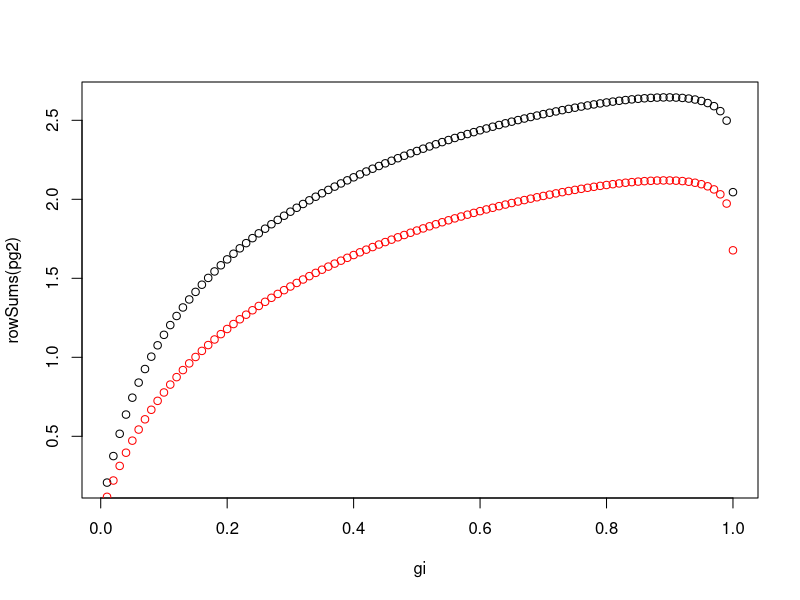

Write R code to recreate this figure. (Note: this script raises an error after producing the figure.)
P = c(0.3,0.7) #Environment
X = c(0.5,0.5) #Uniform
X2 = P #Proportionate
R = c(30, 15) #Reproduction

#Uniform 
e1 = P*log(R)       
ce = P*log(X)  
sum(e1+ce)

#Proportionate 
ce2 = P*log(X2) 
sum(e1+ce2) 
Dkl=sum(P*log(P/X) ) 

#Information section:
pec = matrix( c(0.98,0.02,0.03,0.97),2,2) #Conditional probs of E                                                                                          
xec=pec     #Conditional probs of pop
#Make a joint distribution table so that both sets of marginals = P
jec = matrix(c(0.294, 0.006, 0.021, 0.679),2,2) 
rec = matrix(c(30,15), 2,2) #Reproduction as a table
cc=matrix(colSums(jec),2,2, byrow=T)  #The cue as a matrix

#Calculate this two different ways. From full equation: 
s1 = (pec*log(xec*rec))  
rho1 = sum(colSums(jec)*rowSums(s1) ) 

#From fitness and info components. Note Dkl = 0 because xec = pec
f1 = sum(rowSums(jec)*log(rec[,1]) )
HEC = -sum(jec*(log(jec/cc))) #Conditional entropy
HCC = -sum(cc*pec*(log(xec))) #Conditional cross entropy
rho2 = f1-HEC

#Written out!
cc[1,1]*pec[1,1]*log(xec[1,1]*30) + cc[2,1]*pec[2,1]*log(xec[2,1]*15)+
cc[1,2]*pec[1,2]*log(xec[1,2]*30) + cc[2,2]*pec[2,2]*log(xec[2,2]*15)

#####Subfair and bet hedging
P = c(0.9,0.1) #Environment
X = c(0.5,0.5) #Uniform
X2 = P #Proportionate
R = c(30,0.001) #Reproduction

gi = seq(0.01,1,0.01)
si = 1

Xbig = matrix(X, length(gi),2)
X2big = matrix(X2, length(gi),2,byrow=T)
Rbig = matrix(R, length(gi),2,byrow=T)
Pbig =matrix(P,length(gi), length(P),byrow=T)


pg1=Pbig*log((1-gi)*si + gi*Xbig*Rbig)
pg2=Pbig*log((1-gi)*si + gi*X2big*Rbig)

#This will show the optimal germination value: 
plot(gi,rowSums(pg2) )
points(gi,rowSums(pg1),col="red")


#####Subfair and bet hedging with arbitrary number of 
#####environmental states.
num_states = 10 #Environmental bins or states
nspp = 1
env_states = rbinom(ngens,num_states, 0.4)
env_states = hist(env_states,0:(num_states))$counts + 1e-4
env_states = env_states/sum(env_states)

env = sample(x=(0:(num_states-1)), size=ngens, prob =env_states, replace=T)
#env = make_simple_env(env_states,ngens)
env_prob = prop.table(table(factor(env, levels = 0:(num_states-1))))

P = c(env_prob) #Environment
X = c( matrix( (1/num_states),num_states,1)) #Uniform
X2 = P #Proportionate

#Reproduction
fs_cor = 0.999 
#With method = "constant", this is just a constant value per state. 
#With method = "variable," matches based on fs_cor
#fm_method = "constant"
fm_method = "variable"
fm = matrix(num_states*8,nspp,1) # When this is a constant = num_states, fair odds
#fm = matrix(10,nspp,1) # When this is a constant = num_states, fair odds
fs = matrix(0,num_states,nspp)
for (s in 1:nspp) { fs[,s] = get_species_fit(probs=env_prob, fcor = fs_cor, fm=fm[s], 
	method=fm_method )}
hist(fs) #Show fitness distribution 

mstates=floor(num_states/2)
R = c(get_species_fit_pois(mstates, num_states, nspp,fm ))

gi = seq(0.01,1,0.01)
#gi = 0.1
si = 1
Pbig =matrix(P,length(gi), length(P),byrow=T)

pg1=Pbig*log((1-gi)*si + kronecker(gi, t(X*R)))
pg2=Pbig*log((1-gi)*si + kronecker(gi, t(c(X2)*R)))

plot(gi,rowSums(pg2) )
points(gi,rowSums(pg1),col="red")



#Proportionate 
ce2 = P*log(X2) 
sum(e1+ce2) 
Dkl=sum(P*log(P/X) ) 

pg1=((1-gi)*si + gi*xec*rec) 